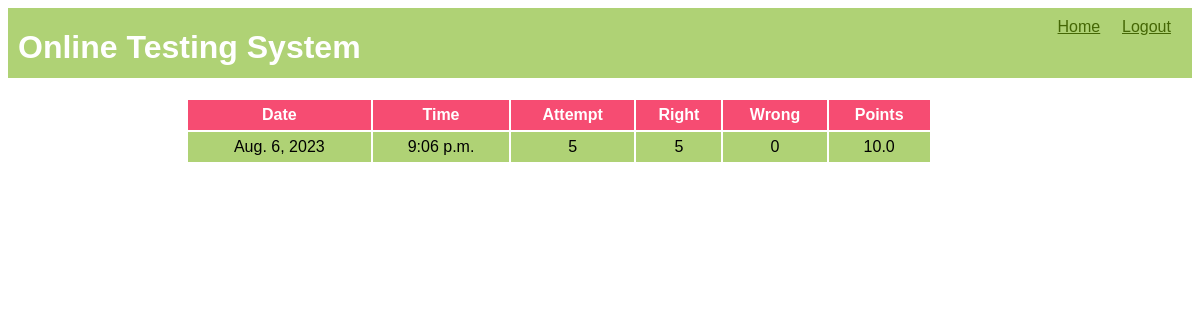
Screenshot of /OTS/result (signed in) with the database file from the repository.
### OTS/models.py (models this page shows)
class Result(models.Model):
    resultid=models.BigAutoField(primary_key=True,auto_created=True)
    username=models.ForeignKey(Candidate,on_delete=models.CASCADE)
    date=models.DateField(auto_now=True)
    time=models.TimeField(auto_now=True)
    attempt=models.IntegerField()
    right=models.IntegerField()
    wrong=models.IntegerField()
    points=models.FloatField()

### OTS/views.py (the view)
# urls.py: path('result',showTestResult,name="result"),
def showTestResult(request):
    if 'name' not in request.session.keys():
        res=HttpResponseRedirect("login")
    result=Result.objects.filter(resultid=Result.objects.latest('resultid').resultid,username_id=request.session['username'])
    context={'result':result}
    res=render(request,'show_result.html',context)
    return res

### OTS/templates/show_result.html (shortened to what this page needs)
{% extends 'main.html' %}
{% block top%}
<a href="{% url 'OTS:home' %}">Home</a>
<a href="{% url 'OTS:logout' %}">Logout</a>
{%endblock %}
{% block content %}
<table>
    <tr>
        <th>Date</th>
        <th>Time</th>
        <th>Attempt</th>
        <th>Right</th>
        <th>Wrong</th>
        <th>Points</th>
    </tr>
    {% for r in result%}
    <tr>
        <td>{{r.date}}</td>
        <td>{{r.time}}</td>
        <td>{{r.attempt}}</td>
        <td>{{r.right}}</td>
        <td>{{r.wrong}}</td>
        <td>{{r.points}}</td>
    </tr>
    {% endfor %}
</table>
{% endblock %}

### OTS/static/theme.css (style rules this page uses)
* { font-family:'Gill Sans', 'Gill Sans MT', Calibri, 'Trebuchet MS', sans-serif; }
.top div.menu a { color:#456705; display:inline-block; min-width:50px; margin-right:10px; }
table { width:90%; }
table tr:nth-child(odd) { background-color:#456705; color:white; height:30px; }
table tr:nth-child(even) { background-color:#AFD275; height:30px; }
table tr:first-child { background-color:#F64C72; }
table td { text-align:center; }

### rows the page displays
Result: date "Aug. 6, 2023", time "9:06 p.m.", attempt "5", right "5", wrong "0", points "10.0"
